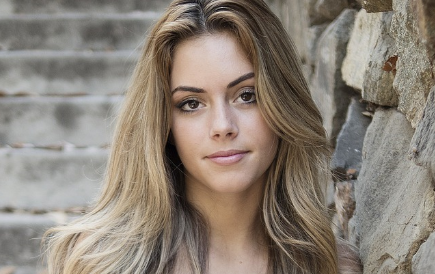
#> input picture eyes/eye.png, 435 x 274 px, given in place of the camera
$ python eye.py
#> lines starting #> are read from the running program, lines starting #| are printed output that depends on the picture
import cv2
vid = cv2.VideoCapture(0)

face_cascade = cv2.CascadeClassifier("frontalface.xml")
eye_cascade = cv2.CascadeClassifier("eye.xml")

while 1:
    ret, frame = vid.read()
#> frame is the input picture: shape (274, 435, 3); mean B, G, R 119.3, 130, 140.1
    frame = cv2.flip(frame,1)
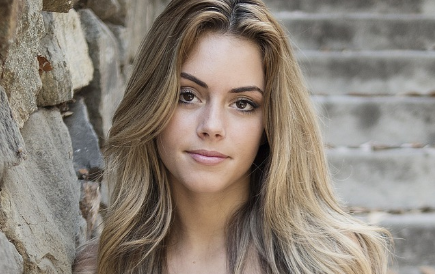
#> frame: shape (274, 435, 3); mean B, G, R 119.3, 130, 140.1
    frame = cv2.resize(frame,(480,360))
#> frame: shape (360, 480, 3)

    gray = cv2.cvtColor(frame, cv2.COLOR_BGR2GRAY)
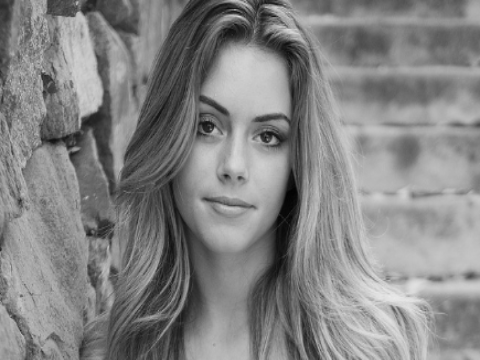
#> gray: shape (360, 480); min 2, max 234, mean 131.7
    faces = face_cascade.detectMultiScale(gray)
#> faces = [[177, 216, 101, 101], [154, 72, 163, 163]]
    for (x,y,w,h) in faces:
        cv2.rectangle(frame,(x,y),(x+w,y+h),(255,0,0),2)
        rgray = gray[y:y+h, x:x+w]
        rframe = frame[y:y+h, x:x+w]
        eyes = eye_cascade.detectMultiScale(rgray)
        for (ex,ey,ew,eh) in eyes:
            cv2.rectangle(rframe,(ex,ey),(ex+ew,ey+eh),(0,0,255),2)
#> this loop made 2 passes
#> (x, y, w, h, eyes) on pass 2: (154, 72, 163, 163, [[35, 36, 40, 40], [93, 45, 41, 41], [63, 90, 31, 31]])
#> pass 1, `rgray = gray[y:y+h, x:x+w]`:
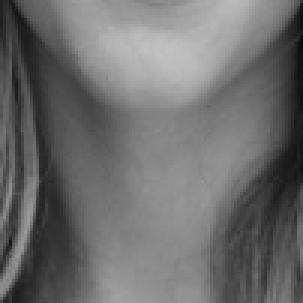
#> rgray: shape (101, 101) (shown 3 times larger); min 10, max 194, mean 109
#> pass 1, `rframe = frame[y:y+h, x:x+w]`:
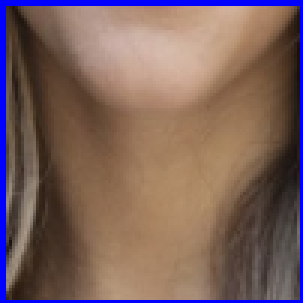
#> rframe: shape (101, 101, 3) (shown 3 times larger); mean B, G, R 93.3, 97.7, 123.1
#> pass 2, `rgray = gray[y:y+h, x:x+w]`:
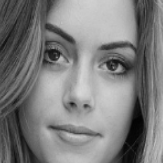
#> rgray: shape (163, 163); min 2, max 215, mean 124.7
#> after the loop:
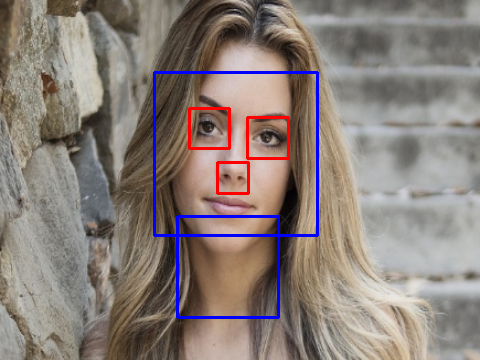
#> frame: shape (360, 480, 3); mean B, G, R 121.2, 126.9, 138.4
#> after the loop:
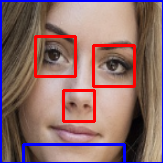
#> rframe: shape (163, 163, 3); mean B, G, R 106.5, 106.8, 141
    cv2.imshow('eye',frame)
    if cv2.waitKey(5) & 0xFF == ord('q'):
#> (key q is pressed here)
        break
vid.release()
cv2.destroyAllWindows()
